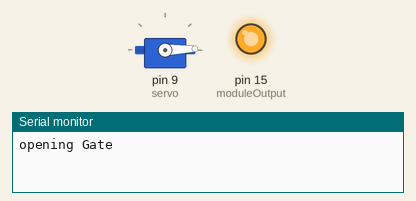
Simulated run of this sketch. Board: Arduino Uno, built with avr-gcc and run on an emulated ATmega328P. On the bench: servo, output pins drawn as LEDs (lit = HIGH), the last lines printed to the serial monitor.

Above: at 0.05 s.
At 1.35 s:
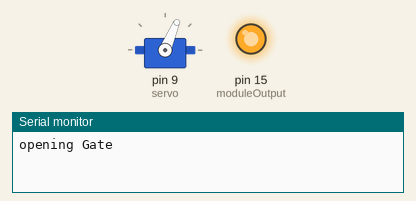
At 2.65 s:
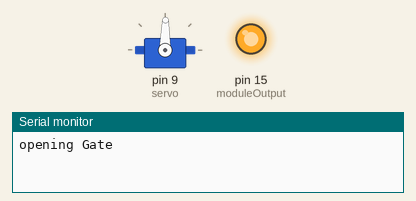
At 5.3 s:
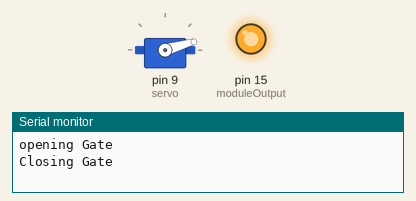
Timing chart, 0 to 9.9 s (numbered marks = the images above):
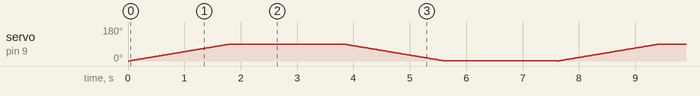

The sketch:

arduino.ino
```cpp
#include<Servo.h>


const int moduleInput = 14 ;
const int moduleOutput = 15 ;

int currentServoStatus = 0;
Servo servo;

void setup() {
  Serial.begin(9600);
  servo.attach(9);
  pinMode(moduleInput, INPUT);
  pinMode(moduleOutput, OUTPUT);
  digitalWrite(moduleOutput,HIGH);
  servo.write(0);

}

void loop() {

servoOpen();
delay(2000);
servoClose();
delay(2000);


}

void servoOpen()
{
  Serial.println("opening Gate");
  for (int i = 0 ; i < 90 ; i++)
  {
    servo.write(i);
    delay(20);
  }

  currentServoStatus = 1 ;
}

void servoClose()
{
  Serial.println("Closing Gate");
  for (int j = 90 ; j > 0 ; j--)
  {
    servo.write(j);
    delay(20);
  }

  currentServoStatus = 10 ;
}
```
